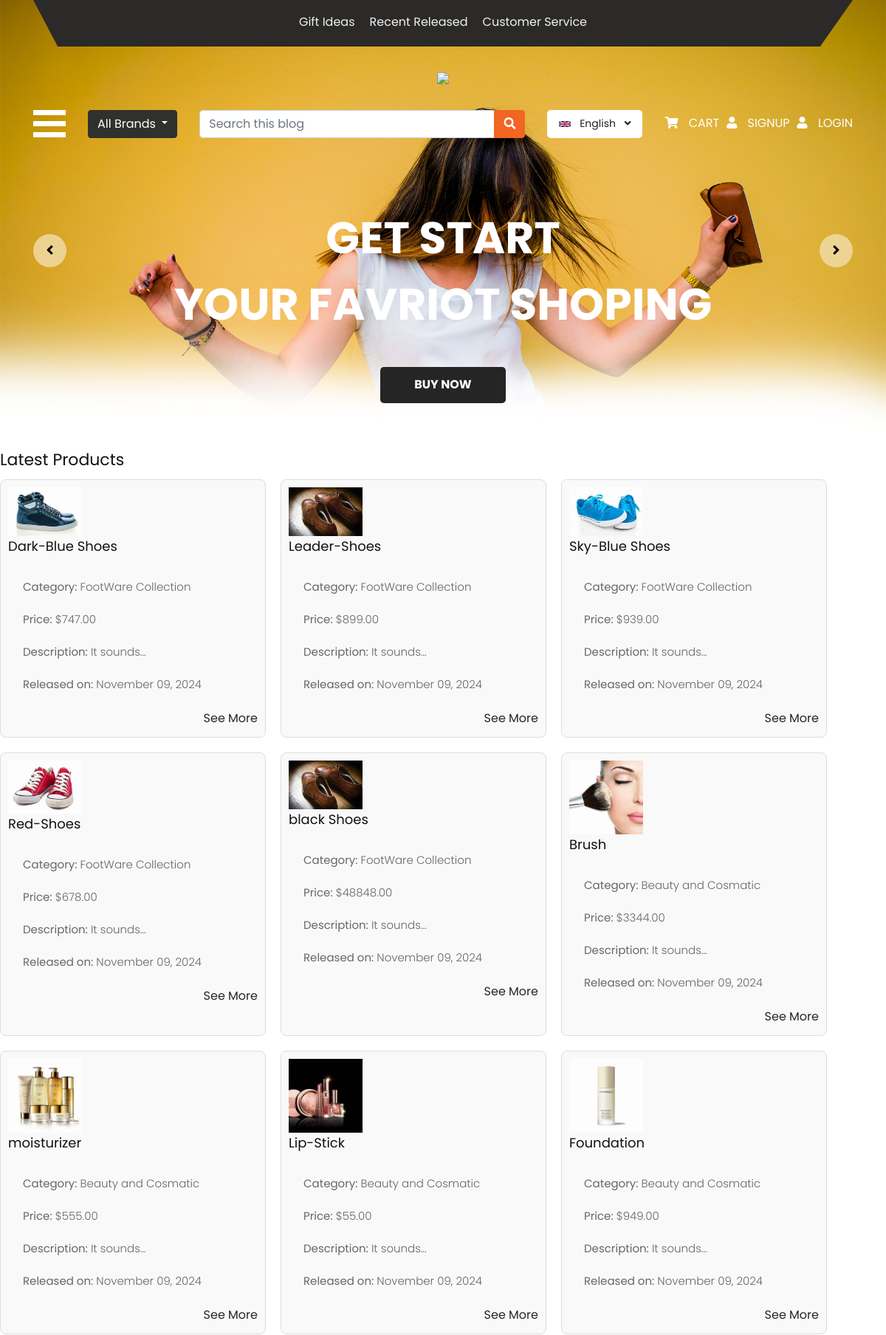
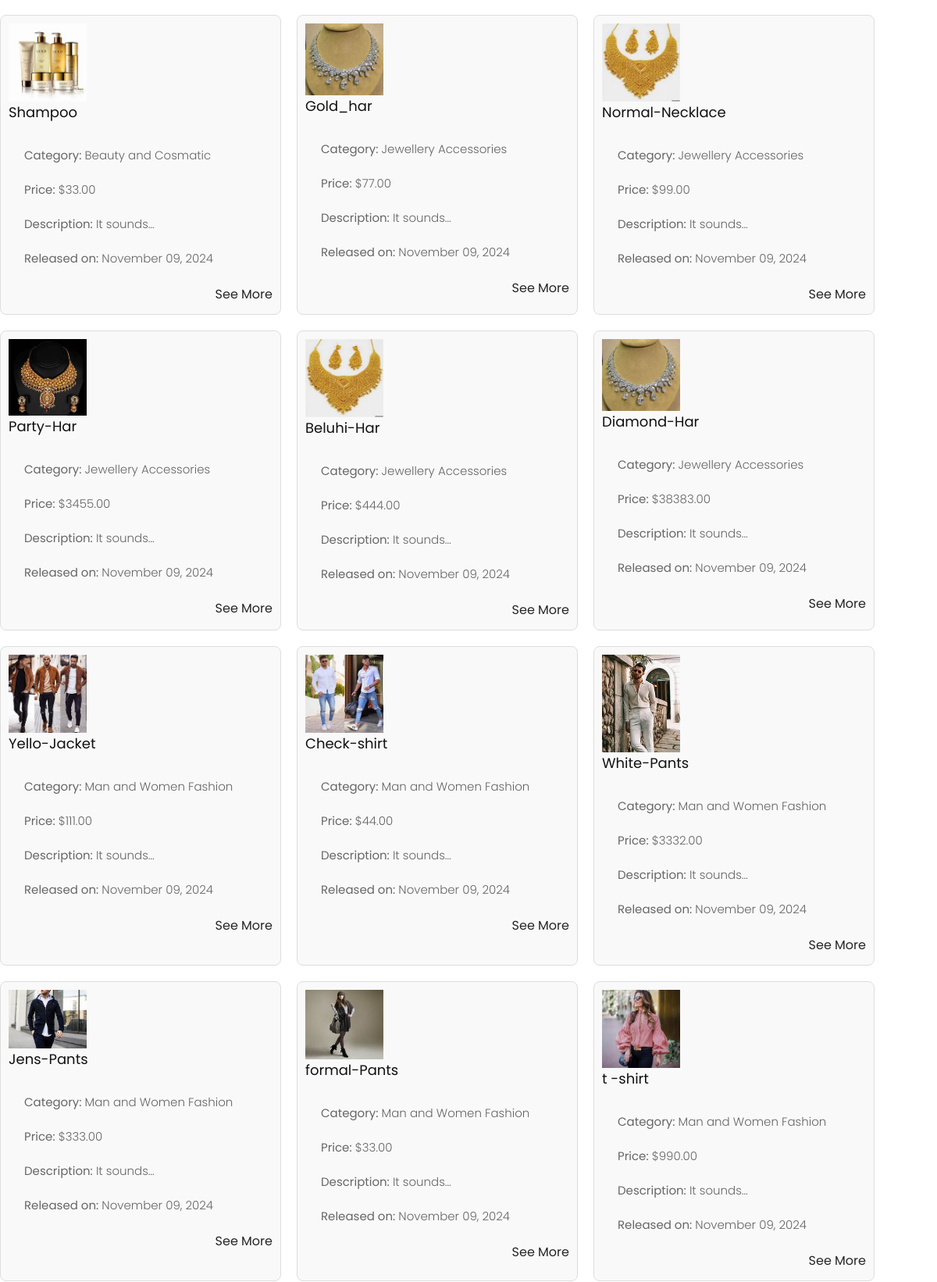
The page /product/list/ (upper part) on the database its author committed (2 pictures, top to bottom).
### backendapp/models.py (models this page shows, shortened)
class DateTimeModel(models.Model):
    created_at = models.DateTimeField(auto_now_add=True)
    updated_at = models.DateTimeField(auto_now=True)
    deleted_at = models.DateTimeField(null=True, blank=True)
    class Meta:
        abstract = True

class Product(DateTimeModel):
    name = models.CharField(max_length=255)
    description = models.TextField()
    price = models.DecimalField(max_digits=10, decimal_places=2)
    stock = models.PositiveIntegerField()
    available = models.BooleanField(default=True)
    category = models.ForeignKey(Category, on_delete=models.CASCADE, related_name='products')
    brand = models.ForeignKey(Brand, on_delete=models.CASCADE, related_name='products')
    image = models.ImageField(upload_to='products/', blank=True, null=True)

class Category(DateTimeModel):
    name = models.CharField(max_length=255)
    description = models.TextField(blank=True, null=True)

### frontendapp/views.py (the view)
# urls.py: path('product/list/', ProductListView.as_view(), name='product_list'),
class ProductListView(TemplateView):
    template_name = 'clienttemplates/productlist.html'
    def get_context_data(self, **kwargs):
        context = super().get_context_data(**kwargs)
        context['products'] = Product.objects.all().order_by('-id')
        return context

### templates/clienttemplates/productlist.html
{% extends 'clienttemplates/base.html' %}
{% load static %}
{% block mainblock %}
<h2>Latest Products</h2>
<div class="product-list" style="display: flex; flex-wrap: wrap; gap: 20px;">
    {% for product in products %}
        <div class="product-item" style="flex: 0 0 30%; border: 1px solid #ddd; padding: 10px; border-radius: 8px; background-color: #f9f9f9;">
            {% if product.image %}
            <img src="{{ product.image.url }}" alt="{{ product.name }}" style="width: 100px; height: auto;">
        {% endif %}
            <h3>{{ product.name }}</h3>
            <p><strong>Category:</strong> {{ product.category.name }}</p>
            <p><strong>Price:</strong> ${{ product.price }}</p>
            <p><strong>Description:</strong> {{ product.description|truncatechars:10 }}</p>
            <p><strong>Released on:</strong> {{ product.created_at|date:"F d, Y" }}</p>
            <div class="seemore_bt"><a href="{% url 'frontendapp:product_details' product.id %}">See More</a></div>
        </div>
    {% empty %}
        <p>No products found.</p>
    {% endfor %}
</div>
{% endblock %}

### static/clientstatic/assets/css/style.css (style rules this page uses)
* { box-sizing: border-box !important; transition: ease all 0.5s; }
html { scroll-behavior: smooth; overflow-x: hidden; }
body { color: #666666; font-size: 14px; line-height: 1.80857; font-weight: normal; overflow-x: hidden; font-family: 'Poppins', sans-serif; }
a { color: #1f1f1f; text-decoration: none !important; outline: none !important; -webkit-transition: all .3s ease-in-out; -moz-transition: all .3s ease-in-out; -ms-transition: all .3s ease-in-out; -o-transition: all .3s ease-in-out; transition: all .3s ease-in-out; }
h1, h2, h3, h4, h5, h6 { letter-spacing: 0; font-weight: normal; position: relative; padding: 0 0 10px 0; font-weight: normal; line-height: normal; color: #111111; margin: 0 }
h2 { font-size: 22px }
h3 { font-size: 18px }
*, *::after, *::before { -webkit-box-sizing: border-box; -moz-box-sizing: border-box; box-sizing: border-box; }
p { margin: 20px; font-weight: 300; font-size: 15px; line-height: 24px; }
a { color: #222222; text-decoration: none; outline: none !important; }
a, .btn { text-decoration: none !important; outline: none !important; -webkit-transition: all .3s ease-in-out; -moz-transition: all .3s ease-in-out; -ms-transition: all .3s ease-in-out; -o-transition: all .3s ease-in-out; transition: all .3s ease-in-out; }
img { max-width: 100%; height: auto; }
.seemore_bt { width: 100%; float: right; text-align: right; }
.seemore_bt a { width: 100%; font-size: 16px; color: #262626; background-color: transparent; text-align: right; }

### rows shown on the page
Product: image (picture), name "Dark-Blue Shoes", category.name "FootWare Collection", price "747.00", description "It sounds…", created_at "November 09, 2024"
Product: image (picture), name "Leader-Shoes", category.name "FootWare Collection", price "899.00", description "It sounds…", created_at "November 09, 2024"
Product: image (picture), name "Sky-Blue Shoes", category.name "FootWare Collection", price "939.00", description "It sounds…", created_at "November 09, 2024"
Product: image (picture), name "Red-Shoes", category.name "FootWare Collection", price "678.00", description "It sounds…", created_at "November 09, 2024"
Product: image (picture), name "black Shoes", category.name "FootWare Collection", price "48848.00", description "It sounds…", created_at "November 09, 2024"
Product: image (picture), name "Brush", category.name "Beauty and Cosmatic", price "3344.00", description "It sounds…", created_at "November 09, 2024"
Product: image (picture), name "moisturizer", category.name "Beauty and Cosmatic", price "555.00", description "It sounds…", created_at "November 09, 2024"
Product: image (picture), name "Lip-Stick", category.name "Beauty and Cosmatic", price "55.00", description "It sounds…", created_at "November 09, 2024"
Product: image (picture), name "Foundation", category.name "Beauty and Cosmatic", price "949.00", description "It sounds…", created_at "November 09, 2024"
Product: image (picture), name "Shampoo", category.name "Beauty and Cosmatic", price "33.00", description "It sounds…", created_at "November 09, 2024"
Product: image (picture), name "Gold_har", category.name "Jewellery Accessories", price "77.00", description "It sounds…", created_at "November 09, 2024"
Product: image (picture), name "Normal-Necklace", category.name "Jewellery Accessories", price "99.00", description "It sounds…", created_at "November 09, 2024"
Product: image (picture), name "Party-Har", category.name "Jewellery Accessories", price "3455.00", description "It sounds…", created_at "November 09, 2024"
Product: image (picture), name "Beluhi-Har", category.name "Jewellery Accessories", price "444.00", description "It sounds…", created_at "November 09, 2024"
Product: image (picture), name "Diamond-Har", category.name "Jewellery Accessories", price "38383.00", description "It sounds…", created_at "November 09, 2024"
Product: image (picture), name "Yello-Jacket", category.name "Man and Women Fashion", price "111.00", description "It sounds…", created_at "November 09, 2024"
Product: image (picture), name "Check-shirt", category.name "Man and Women Fashion", price "44.00", description "It sounds…", created_at "November 09, 2024"
Product: image (picture), name "White-Pants", category.name "Man and Women Fashion", price "3332.00", description "It sounds…", created_at "November 09, 2024"
Product: image (picture), name "Jens-Pants", category.name "Man and Women Fashion", price "333.00", description "It sounds…", created_at "November 09, 2024"
Product: image (picture), name "formal-Pants", category.name "Man and Women Fashion", price "33.00", description "It sounds…", created_at "November 09, 2024"
Product: image (picture), name "t -shirt", category.name "Man and Women Fashion", price "990.00", description "It sounds…", created_at "November 09, 2024"
